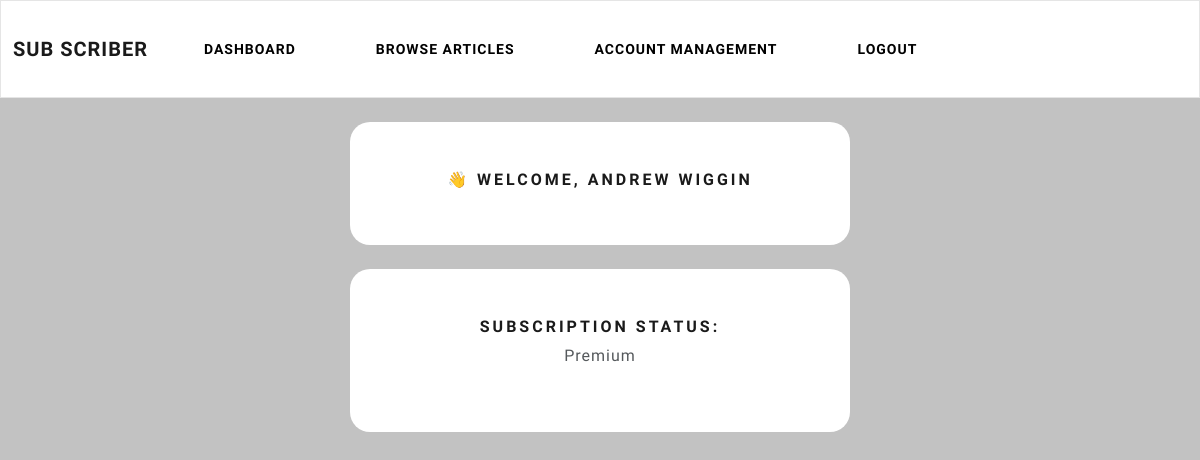
The app's page /client/client-dashboard (signed in), older data.
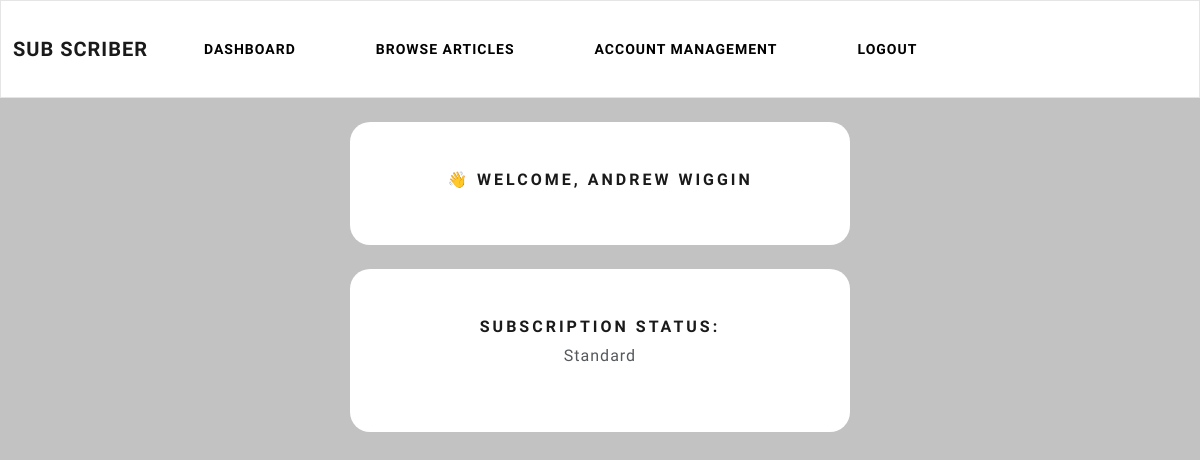
The same page, newer data.
### account/models.py (models this page shows, shortened)
class CustomUser(AbstractBaseUser, PermissionsMixin):
    username = None
    email = models.EmailField(unique=True)
    first_name = models.CharField(max_length=80)
    last_name = models.CharField(max_length=135)
    is_active = models.BooleanField(default=True)
    is_staff = models.BooleanField(default=False)
    date_joined = models.DateTimeField(default=timezone.now)
    is_writer = models.BooleanField(default=False, verbose_name="Are your a writer?")
    USERNAME_FIELD = 'email'
    REQUIRED_FIELDS = []
    objects = CustomUserManager()

### client/models.py (models this page shows, shortened)
class Subscription(models.Model):
    subscriber_name = models.CharField(max_length=300)
    subscription_plan = models.CharField(max_length=255)
    subscription_cost = models.CharField(max_length=255)
    paypal_subscription_id = models.CharField(max_length=300)
    is_active = models.BooleanField(default=False)
    user = models.OneToOneField(CustomUser, max_length=10, on_delete=models.CASCADE)

### client/views.py (the view)
# urls.py: path('client-dashboard', views.client_dashboard, name="client-dashboard"),
@login_required(login_url='my-login')
def client_dashboard(request):
    try:
        subDetails = Subscription.objects.get(user=request.user)
        subscription_plan = subDetails.subscription_plan
        context = {'SubPlan': subscription_plan}
        return render(request, 'client/client-dashboard.html', context)
    except:
        subscription_plan = "None"
        context = {'SubPlan': subscription_plan}
        return render(request, 'client/client-dashboard.html', context)

### client/templates/client/client-dashboard.html
{% extends 'client/navbar.html' %}
{% block content %}
<br>
    <div class ="container bg-white shadow-md p-5 form-layout text-center">
        <h5> 👋 Welcome, {{user.first_name}} {{user.last_name}} </h5>
    </div>
    <br>
    <div class ="container bg-white shadow-md p-5 form-layout text-center">
        <h5> Subscription status: </h5>
        <p> {{SubPlan}} </p>
    </div>
{% endblock %}

### client/templates/client/navbar.html (shortened to what this page needs)
{% load static %}
<html>
    <head>
        <link rel="stylesheet" type="text/css" href="https://bootswatch.com/5/lux/bootstrap.min.css">
        <link rel="stylesheet" type="text/css" href="{% static 'css/styles.css' %}">
    </head>
    <nav class="navbar navbar-expand-lg navbar-light bg-light justify-content-center">
        <a class="navbar-brand main-heading">
        &nbsp; Sub Scriber
        </a>
        <div class="collapse navbar-collapse text-center" id="navbarNavDropdown">
            <ul class="navbar-nav ms-ml">
                <li class="nav-item">
                    <a class="btn btn-secondary navbar-btn" type="button"  href="{% url 'client-dashboard' %}">Dashboard</a>
                </li>
                <li class="nav-item">
                    <a class="btn btn-secondary navbar-btn" type="button"  href="{% url 'browse-articles' %}">Browse articles</a>
                </li>
                <li class="nav-item">
                    <a class="btn btn-secondary navbar-btn" type="button"  href="{% url 'account-management-client' %}">Account management</a>
                </li>
                <li class="nav-item">
                    <a class="btn btn-secondary navbar-btn" type="button"  href="{% url 'user-logout' %}">Logout</a>
                </li>
            </ul>
        </div>
    </nav>
    {% block content %}
    {% endblock %}
</html>

### static/css/styles.css (style rules this page uses)
.form-layout { width: 500px; border-radius: 20px; }

Row changes from the older to the newer data that the page shows:
removed Subscription: subscription_plan "Premium"
added Subscription: subscription_plan "Standard"
